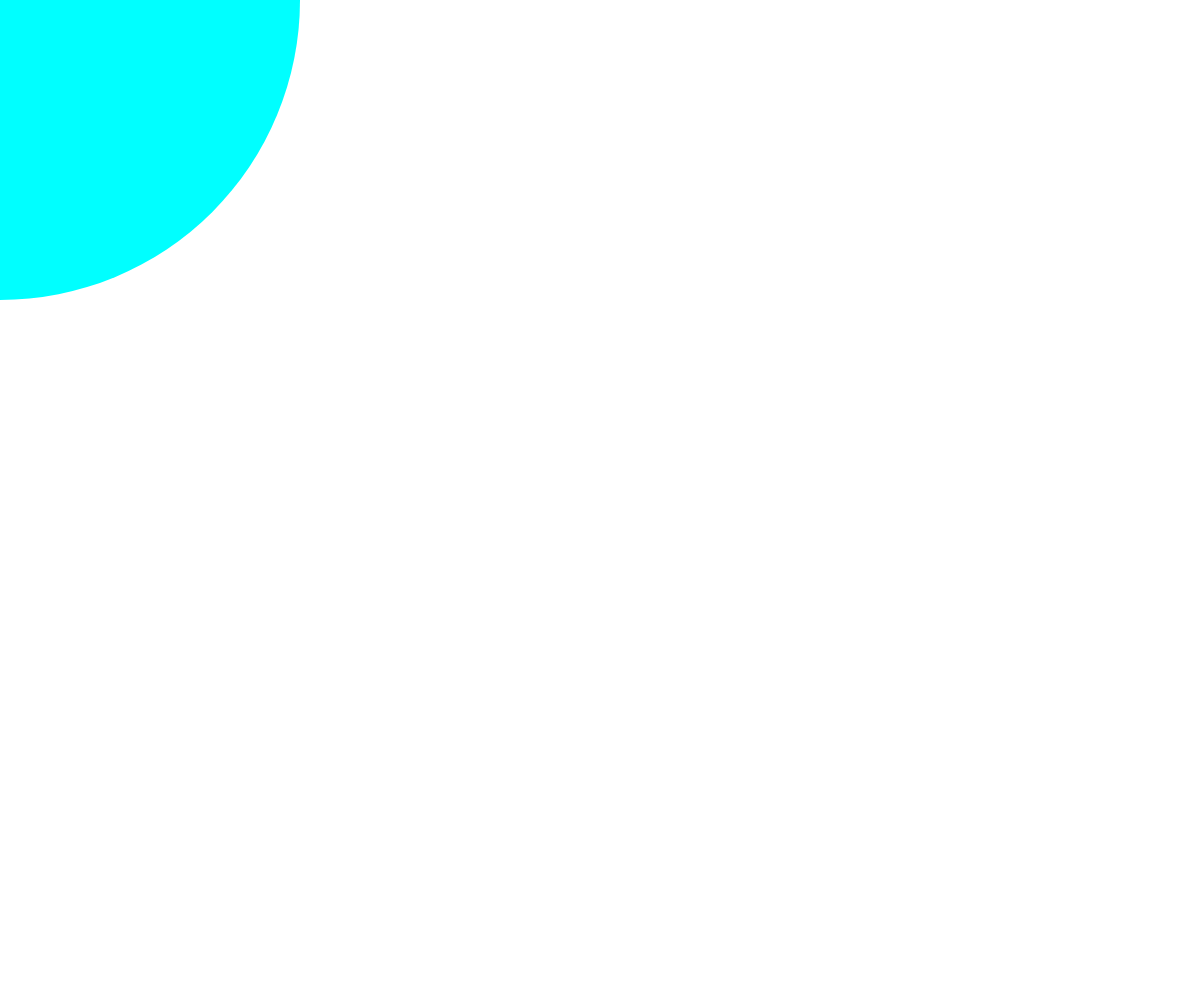
Frame 1 (no input)
Frame 60 (no input): identical to frame 1, image omitted
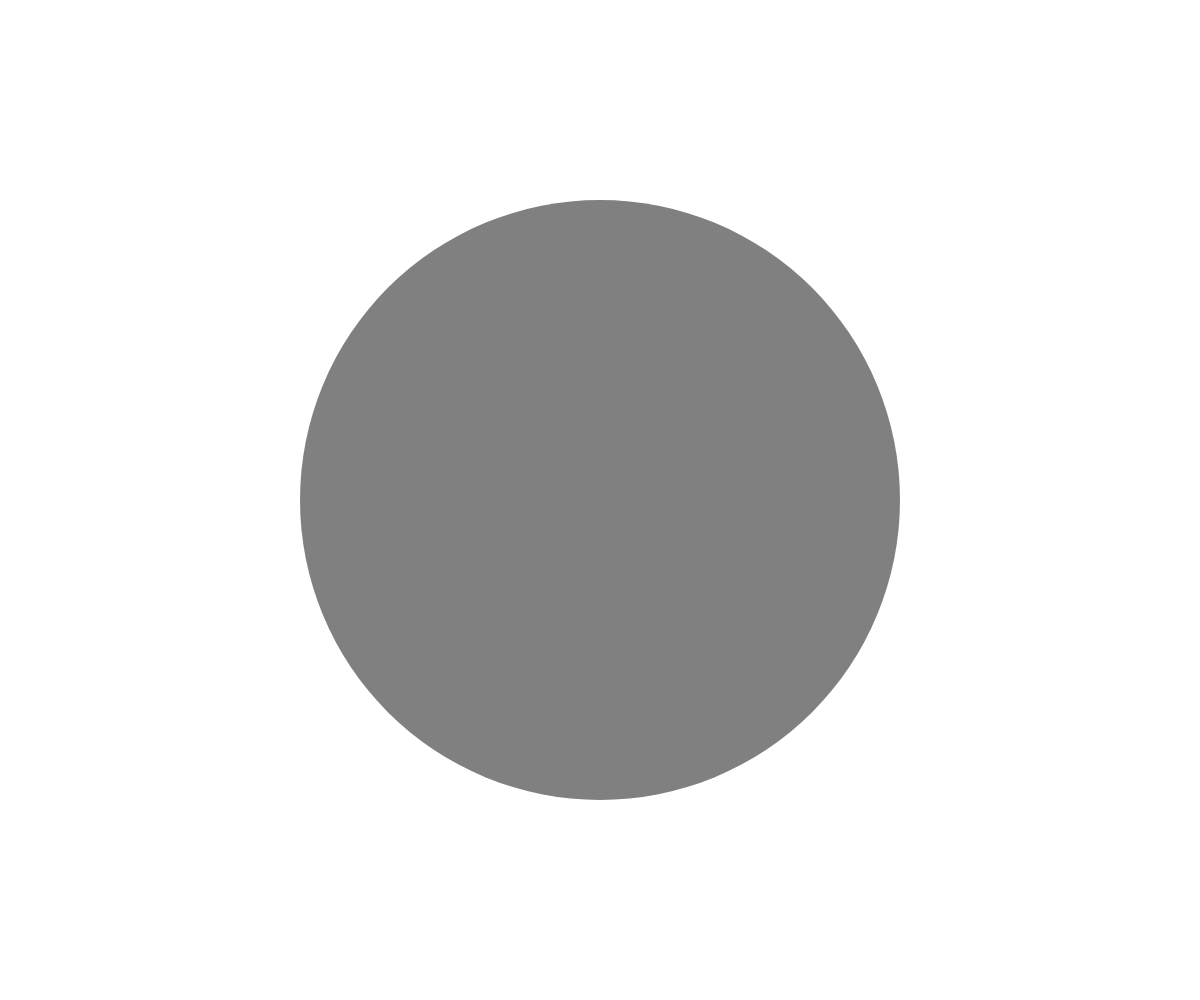
Frame 120 (the mouse pressed at the canvas centre since frame 60)

The p5.js sketch that drew these frames (run headless with seeded random() and noise() and a simulated clock; from frame 60 on, the mouse is pressed at the canvas centre):

// p5.js sketch
// ── sketch.js
let r,g,b;

function setup() {
  createCanvas(windowWidth, windowHeight);
}

function draw() {
  background(255);
  
  r = 0;
  g = 0;
  b = 0;
  
  r = map(mouseX, 0, windowWidth, 0, 255);
  g = map(mouseX, 0, windowWidth, 255, 0);
  b = map(mouseY, 0, windowHeight, 255, 0);
  
  noStroke();
  fill(r,g,b);
  
  ellipse(mouseX,mouseY,windowWidth/2);
  
  fill(b,r,g)
  rectMode(CENTER);
  rect(windowWidth/2,windowHeight/2,mouseX/2,mouseY/2);
  
}
